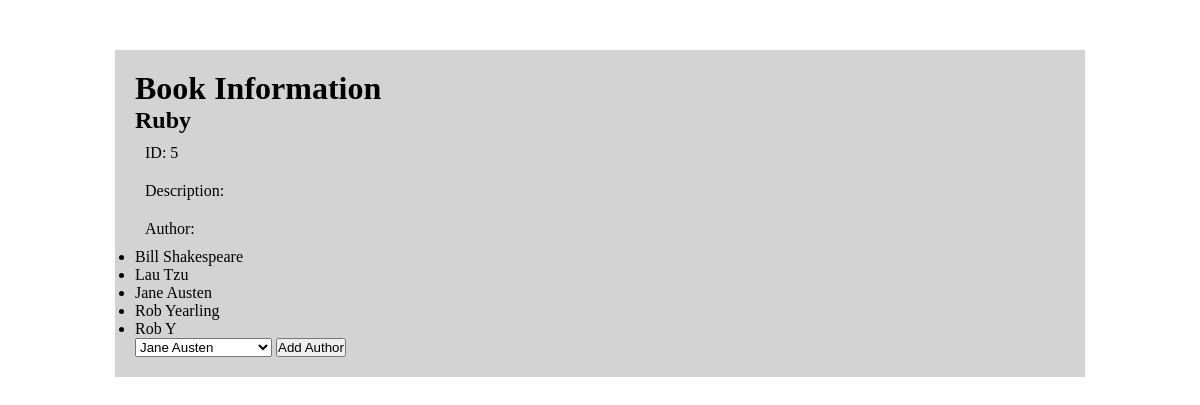
/bookinfo/5, run on the app's committed database.
### bookAuthApp/models.py (models this page shows)
class Book(models.Model):
    title = models.CharField(max_length=255)
    desc = models.TextField(max_length=255)
    created_at = models.DateTimeField(auto_now_add=True)
    updated_at = models.DateTimeField(auto_now=True)

class Author(models.Model):
    first_name = models.CharField(max_length=255)
    books = models.ManyToManyField(Book, related_name="authors")
    last_name = models.CharField(max_length=255)
    notes = models.TextField()
    created_at = models.DateTimeField(auto_now_add=True)
    updated_at = models.DateTimeField(auto_now=True)

### bookAuthApp/views.py (the view)
# urls.py: path('bookinfo/<bookid>', views.bookInfo),
def bookInfo(request, bookid):
    context = {
        'selectedBook' : Book.objects.get(id=bookid),
        'allAuthors' : Author.objects.all()
    }
    return render(request, "book_info.html", context)

### bookAuthApp/templates/book_info.html (shortened to what this page needs)
<!DOCTYPE html>
<html lang="en">
<head>
    {% load static %}
    <link rel="stylesheet" href="{% static 'css/style.css' %}">
</head>
<body>
    <div id="container">
        <div class="">
            <h1>Book Information</h1>
            <h2> {{ selectedBook.title }} </h2>
            <p> ID: {{ selectedBook.id }} </p>
            <p> Description: {{ selectedBook.desc }} </p>
            <p> Author:</p>
            <ul>
                {% for authors in selectedBook.authors.all %}
                <li>{{ authors.first_name }} {{ authors.last_name }}</li>
                {% endfor %}
            </ul>
            <form action="/authUpdate/{{selectedBook.id}}" method="post">
                <select name="chosenAuth" id="">
                    {% for a in allAuthors %}
                    <option value="{{ a.id }}">
                        <p>{{ a.first_name }} {{ a.last_name }}</p>
                    </option>
                    {% endfor %}
                </select>
                <input type="submit" value="Add Author">
            </form>
        </div>
    </div>
</body>
</html>

### bookAuthApp/static/css/style.css (style rules this page uses)
* { margin: 0; padding: 0; }
body { margin: 0 auto; width: 970px; }
p { padding: 10px; }
#container { background-color: lightgrey; margin: 50px 0; padding: 20px; }

### data on the page
Book: title "Ruby", id "5"
Author: first_name "Bill", last_name "Shakespeare"
Author: first_name "Lau", last_name "Tzu"
Author: first_name "Jane", last_name "Austen"
Author: first_name "Rob", last_name "Yearling"
Author: first_name "Rob", last_name "Y"
